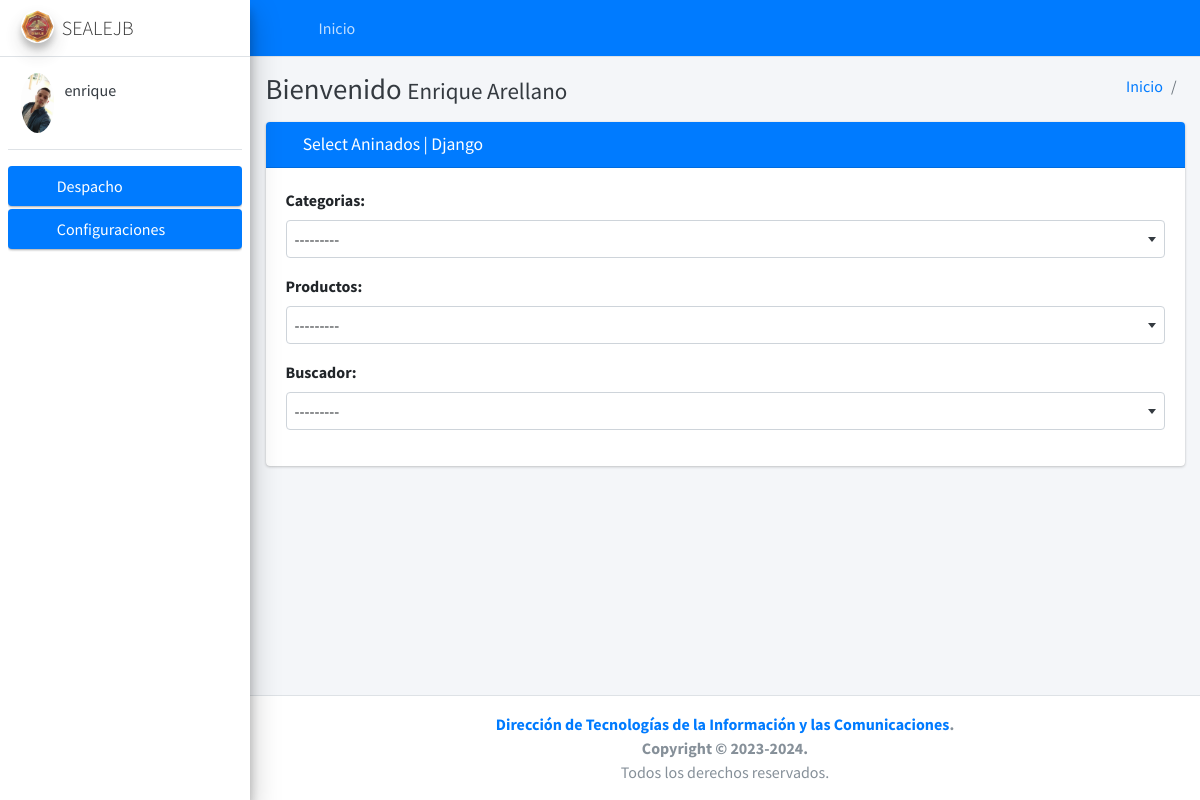
Page /erp/test/ (signed in) on the committed database.
### core/user/models.py (models this page shows, shortened)
class User(AbstractUser):
    image = models.ImageField(upload_to='users/%Y/%m/%d', null=True, blank=True)
    token = models.UUIDField(primary_key=False, editable=False, null=True, blank=True)
    def get_image(self):
        if self.image:
            return '{}{}'.format(MEDIA_URL, self.image)
        return '{}{}'.format(STATIC_URL, 'img/empty.png')

### core/erp/views/tests/views.py (the view, shortened to what this page needs)
# urls.py: path('test/', TestView.as_view(), name='test'),
class TestView(TemplateView):
    template_name = 'tests.html'
    @method_decorator(csrf_exempt)
    @method_decorator(login_required)
    def dispatch(self, request, *args, **kwargs):
        return super().dispatch(request, *args, **kwargs)
    def get_context_data(self, **kwargs):
        context = super().get_context_data(**kwargs)
        context['title'] = 'Select Aninados | Django'
        context['form'] = TestForm()
        return context

### core/erp/models.py (called while the page is built)
    def __str__(self):
        return self.name

### templates/tests.html (shortened to what this page needs)
{% extends 'layout.html' %}
{% load widget_tweaks %}
{% load static %}
{% block head %}
    <link href="{% static 'lib/jquery-ui-1.12.1/jquery-ui.min.css' %}" rel="stylesheet"/>
    <link href="{% static 'lib/select2-4.0.13/css/select2.min.css' %}" rel="stylesheet"/>
    <link href="{% static 'lib/select2-4.0.13/css/select2-bootstrap4.min.css' %}" rel="stylesheet"/>
{% endblock %}
{% block content %}
    <form method="post" action="." enctype="multipart/form-data">
        <div class="card card-primary">
            <div class="card-header">
                <h3 class="card-title">
                    <i class="fas fa-plus"></i>
                    {{ title }}
                </h3>
            </div>
            <div class="card-body">
                <div class="form-group">
                    <label>Categorias:</label>
                </div>
                <div class="form-group">
                    <label>Productos:</label>
                </div>
                <div class="form-group">
                    <label>Buscador:</label>
                </div>
            </div>
        </div>
    </form>
{% endblock %}

### templates/vtc/body.html (shortened to what this page needs)
{% extends 'home.html' %}
{% block body %}
    <body class="hold-transition sidebar-mini layout-fixed">
    <div class="wrapper">
        {% include 'vtc/header.html' %}
        {% include 'vtc/sidebar.html' %}
        <div class="content-wrapper">
            <div class="content-header">
                <div class="container-fluid">
                    <div class="row">
                        <div class="col-sm-6">
                            <h1 class="m-0 text-dark"> Bienvenido <small>{{ request.user.get_full_name }}</small></h1>
                        </div>
                        <div class="col-sm-6">
                            <ol class="breadcrumb float-sm-right">
                                <li class="breadcrumb-item"><a href="{% url 'erp:dashboard' %}">Inicio</a></li>
                                <li class="breadcrumb-item"><a href="{{ list_url }}">{{ entity }}</a></li>
                            </ol>
                        </div>
                    </div>
                </div>
            </div>
            <div class="content">
                <div class="container-fluid">
                    {% block content %}
                    {% endblock %}
                </div>
            </div>
        </div>
        {% include 'footer.html' %}
    </div>
    </body>
{% endblock %}

### templates/vtc/sidebar.html (shortened to what this page needs)
{% load static %}
<aside class="main-sidebar sidebar-light-primary elevation-4">
    <a href="{% url 'erp:dashboard' %}" class="brand-link">
        <img src="{% static 'img/sale.png' %}" alt="AdminLTE Logo" class="brand-image img-circle elevation-3"
            style="opacity: .8">
        <span class="brand-text font-weight-light">SEALEJB</span>
    </a>
    <div class="sidebar">
        <div class="user-panel mt-3 pb-3 mb-3 d-flex">
            <div class="image">
                <img src="{{ request.user.get_image }}" class="img-circle" alt="User Image">
            </div>
            <div class="info">
                <a href="#" class="d-block">{{ request.user.username }}</a>
            </div>
        </div>
        <nav class="mt-2">
            <ul class="nav nav-pills nav-sidebar flex-column" data-widget="treeview" role="menu" data-accordion="false">
                <li class="nav-item">
                    <a href="#" class="nav-link active">
                        <i class="nav-icon fas fa-store"></i>
                        <p>
                            Despacho
                            <i class="right fas fa-angle-left"></i>
                        </p>
                    </a>
                </li>
                <li class="nav-item">
                    <a href="#" class="nav-link active">
                        <i class="nav-icon fas fa-cogs"></i>
                        <p>
                            Configuraciones
                            <i class="fas fa-angle-left right"></i>
                        </p>
                    </a>
                </li>
            </ul>
        </nav>
    </div>
</aside>

### rows in the picture
User: user.get_image (picture), user.username "enrique", user.get_full_name "Enrique Arellano"

### other values in the picture
{{ title }} "Select Aninados | Django"
